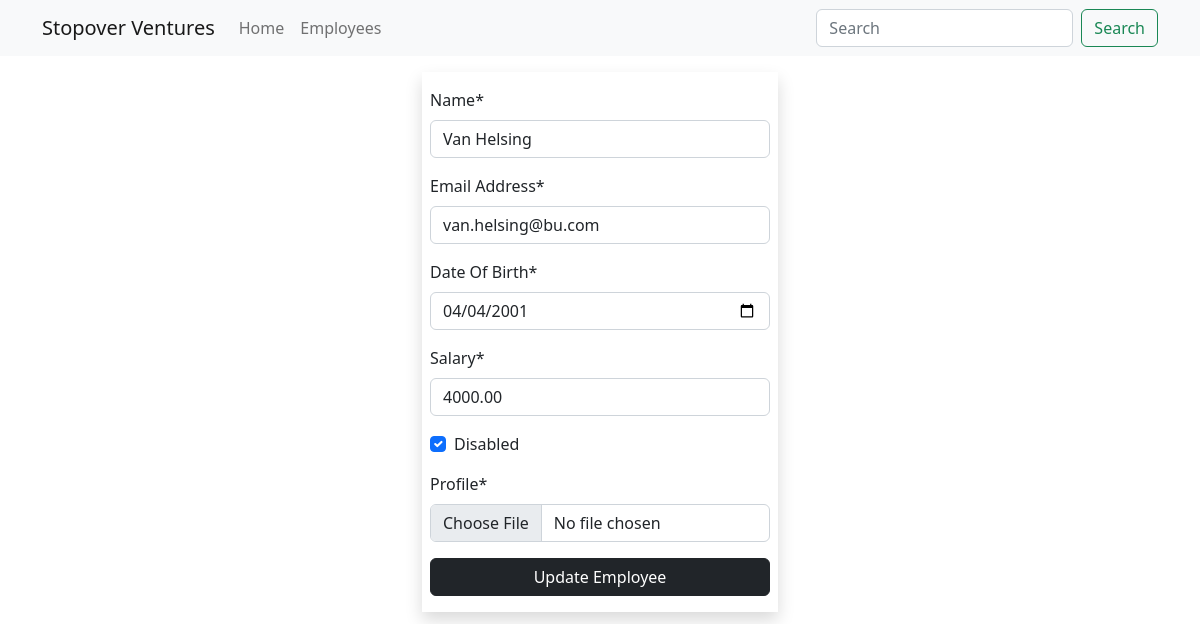
The app's page /employees/update/4, older data.
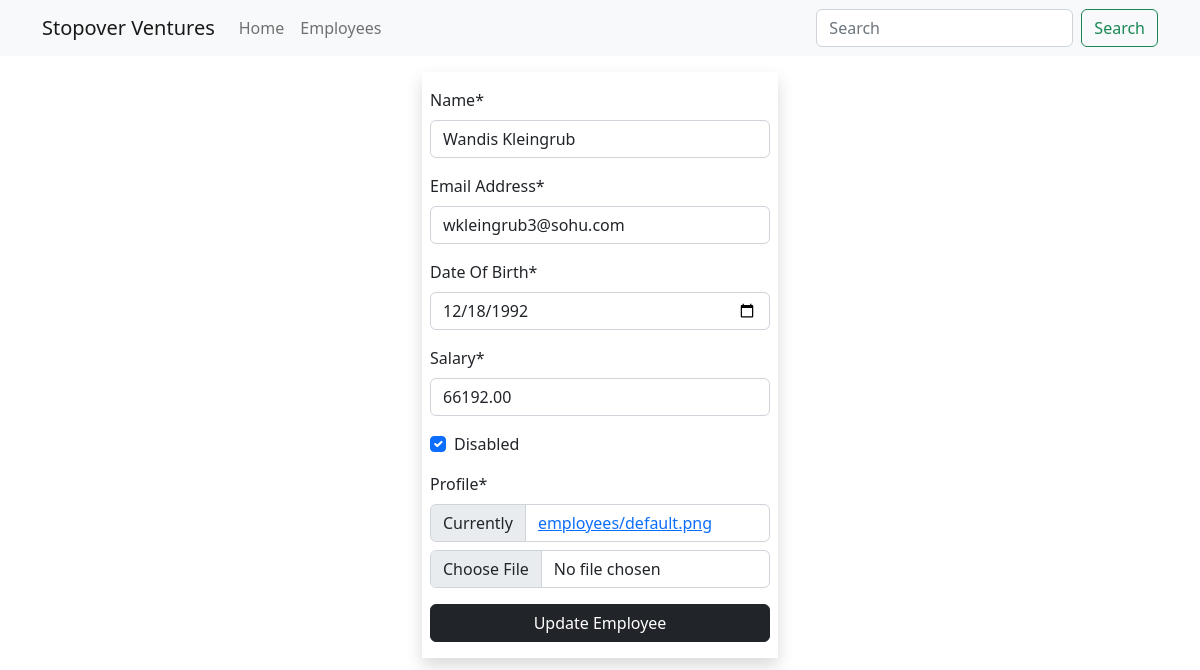
The same page, newer data.
### main_app/models.py (models this page shows, shortened)
class Employee(models.Model):
    name = models.CharField(max_length=40)
    email = models.EmailField(unique=True)
    dob = models.DateField(null=True)
    salary = models.DecimalField(max_digits=7, decimal_places=2)
    disabled = models.BooleanField(default=False)
    profile = models.ImageField(upload_to=unique_img_name, null=True, default="employees/default.png")
    created_at = models.DateTimeField(auto_now_add=True, null=True)  # added once during creation
    updated_at = models.DateTimeField(auto_now=True, null=True)  # updates every time update happens

### main_app/views.py (the view)
# urls.py: path('employees/update/<int:emp_id>', views.employee_update, name="update"),
def employee_update(request, emp_id):
    employee = get_object_or_404(Employee, pk=emp_id)  # SELECT * FROM employees where id=?
    if request.method == "POST":
        form = EmployeeForm(request.POST, request.FILES, instance=employee)
        if form.is_valid():
            form.save()
            messages.success(request, "Update Successful")
            return redirect('details', emp_id)
    else:
        form = EmployeeForm(instance=employee)
    return render(request, "update.html", {"form": form})

### main_app/app_forms.py
class EmployeeForm(forms.ModelForm):
    class Meta:
        model = Employee
        fields = "__all__"
        widgets = {
            "dob": forms.DateInput(attrs={"type": "date", "min": "1990-01-01", "max": "2005-12-31"}),
            "salary": forms.NumberInput(attrs={"max": 75000, "min": 7000})
        }
        labels = {
            "dob": "Date Of Birth",
            "email": "Email Address"
        }

### templates/update.html (shortened to what this page needs)
{% extends 'base_template.html' %}
{% load crispy_forms_filters %}
{% block content %}
	{% include 'navbar.html' %}
	<div class="container">
	<div class="row justify-content-center">
		<div class="col-sm-4">
			<form action="{{ request.path }}" method="post" enctype="multipart/form-data" class="shadow py-3 px-2 mt-3">
				{{ form | crispy }}
				<button class="btn btn-dark w-100">Update Employee</button>
			</form>
		</div>
	</div>
</div>
{% endblock %}

Row changes from the older to the newer data that the page shows:
changed Employee: name "Van Helsing" → "Wandis Kleingrub"; email "van.helsing@bu.com" → "wkleingrub3@sohu.com"; dob "04/04/2001" → "12/18/1992"; salary "4000.00" → "66192.00"
Text that changed along with them:
text no longer shown: "Name * Email Address * Date Of Birth * Salary * Disabled Profile *"
text now shown: "Name * Email Address * Date Of Birth * Salary * Disabled Profile * Currently employees/default.png"
